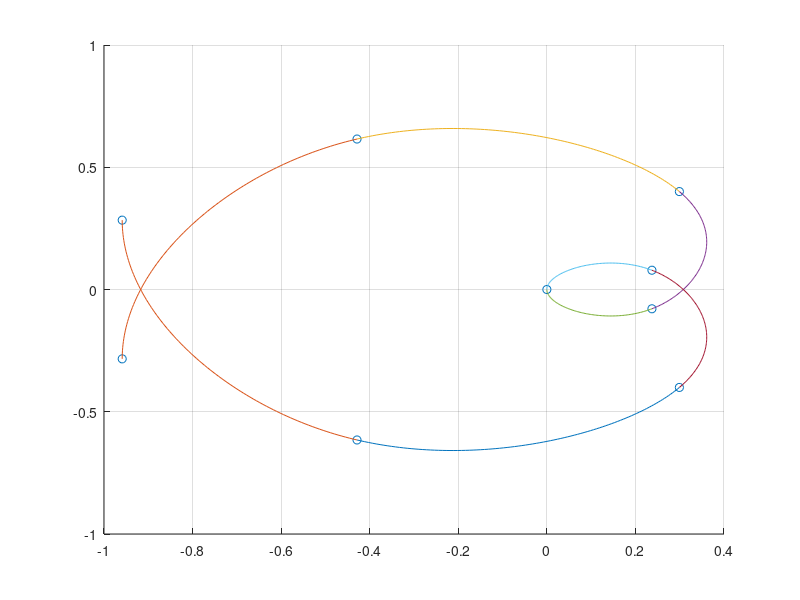
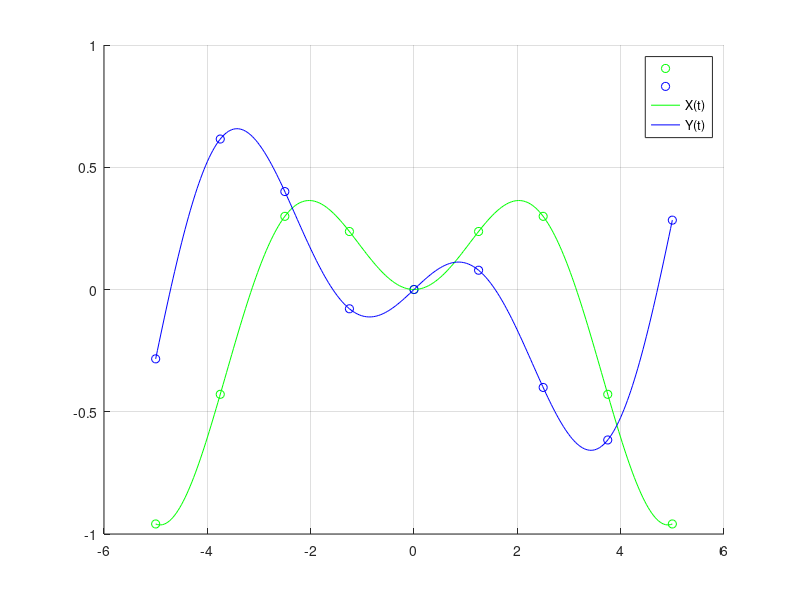

Reproduce these figures in MATLAB, in order.
%periodinis pirmos eiles defekto splainas
function splainai
    clc, close all, clear all

    xmin=-5;
    xmax=5;
    n=9;
    t = linspace(xmin, xmax, n);
    X = @(t)(t./5 .* sin(t));
    Y = @(t)(t./5 .* cos(t));
    x = X(t);
    y = Y(t);

    figure(1)
    hold on
    grid on
    plot(x, y, 'o');

    figure(2)
    hold on
    grid on

    plot(t, x, 'go');
    plot(t, y, 'bo');

    tt = linspace(xmin, xmax, 300);
    plot(tt, X(tt), 'g-');
    plot(tt, Y(tt), 'b-');
    legend('', '', 'X(t)', 'Y(t)');
    figure(1)
    DDFX=splaino_koeficientai(t, x);
    DDFY=splaino_koeficientai(t, y);
    for i=1:n-1
        SplainoX=splainas(t(i:i+1),x(i:i+1),DDFX(i:i+1));
        SplainoY=splainas(t(i:i+1),y(i:i+1),DDFY(i:i+1));
        plot(SplainoX,SplainoY)
    end
end

function S=splainas(x, y, DDF)
    nnn=100;
    d=x(2)-x(1);
    xxx=x(1):d/(nnn-1):x(2);
    sss=xxx-x(1);
    S=DDF(1)*(sss.^2/2-sss.^3/(6*d)) + DDF(2)*sss.^3/(6*d)+...
        ((y(2)-y(1))/d-DDF(1)*d/3-DDF(2)*d/6)*sss+...
        y(1);
end

function DDF=splaino_koeficientai(X,Y)
    n=length(X);
    A=zeros(n);b=zeros(n,1);
    d=X(2:n)-X(1:(n-1));
    for i=1:n-2
        A(i,i:i+2)=[d(i)/6, (d(i)+d(i+1))/3,d(i+1)/6];
        b(i)=(Y(i+2)-Y(i+1))/d(i+1)-(Y(i+1)-Y(i))/d(i);
    end
 
    A(n-1,[1,2,n-1,n])=[d(1)/3, d(1)/6, d(n-1)/6,d(n-1)/3];
    A(n,[1,n])=[1,-1];
    b(n-1)=(Y(2)-Y(1))/d(1)-(Y(n)-Y(n-1))/d(n-1);
    DDF=A\b;      
end